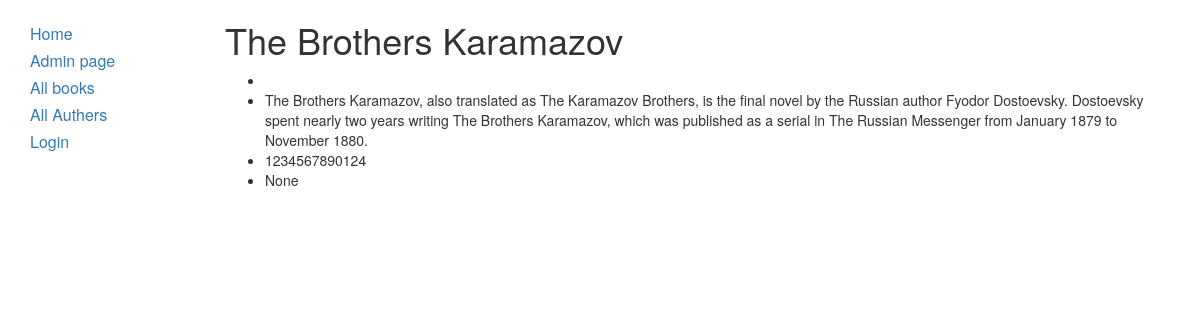
Screenshot of /book/3/ with the database file from the repository.
### app/models.py (models this page shows, shortened)
class Book(models.Model):
    title=      models.CharField(max_length=200)
    author=     models.ForeignKey(Author, on_delete=models.CASCADE , null=True)
    summary=    models.TextField(max_length=1000, help_text="Enter a brief description of the book")
    isbn=       models.CharField('ISBN', max_length=13, help_text="13 character <a href=")
    genre=      models.ManyToManyField(Genre,help_text="select a genre for this book")

### app/views.py (the view)
# urls.py: url(r'^(?P<pk>[0-9]+)/$', views.Book_detail, name="book-detail"),
def Book_detail(request , pk):
    context = {
    'book' : models.Book.objects.filter(pk=pk)[0]
    }
    return render(request,'app/book_detail.html' , context)

### app/templates/app/book_detail.html
{% extends "app/layout.html" %}
{% block content %}
<h1>{{book.title}}</h1>
<ul>
    <li>{{ book.auther.first_name }}{{ book.auther.last_name }}</li>
    <li>{{ book.summary }}</li>
    <li>{{ book.isbn }}</li>
    <li>{{ book.genre.name }}</li>
</ul>
{% endblock content %}

### rows the page displays
Book: title "The Brothers Karamazov", summary "The Brothers Karamazov, also translated as The Karamazov Brothers, is the final novel by the Russian author Fyodor Dostoevsky. Dostoevsky spent nearly two years writing The Brothers Karamazov, which was published as a serial in The Russian Messenger from January 1879 to November 1880.", isbn "1234567890124", genre.name "None"
